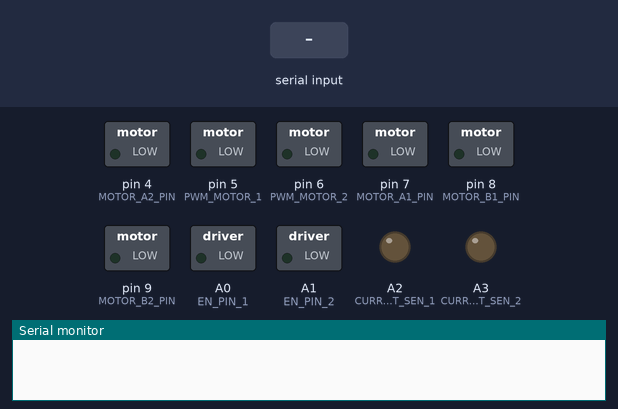
This sketch was run on a simulated Arduino Uno, built with avr-gcc and run on an emulated ATmega328P. Parts: switched loads named in the sketch (green lamp = pin HIGH), output pins drawn as LEDs (lit = HIGH), the last lines printed to the serial monitor. The test bench sets the inputs (shaded band).

Above: at 1.2 s.
1.3 s: "Stop\n" received over Serial
At 2.3 s:
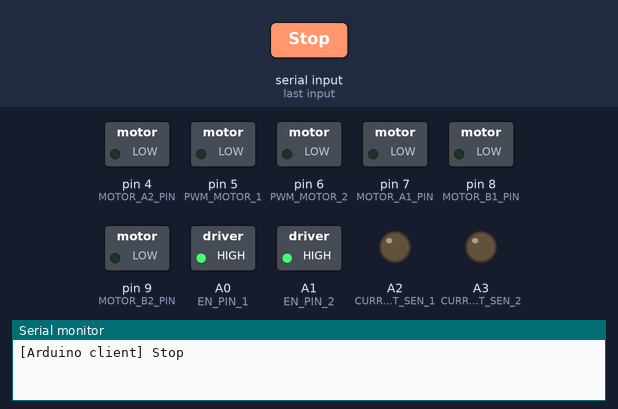
2.8 s: "Forward\n" received over Serial
At 3.5 s:
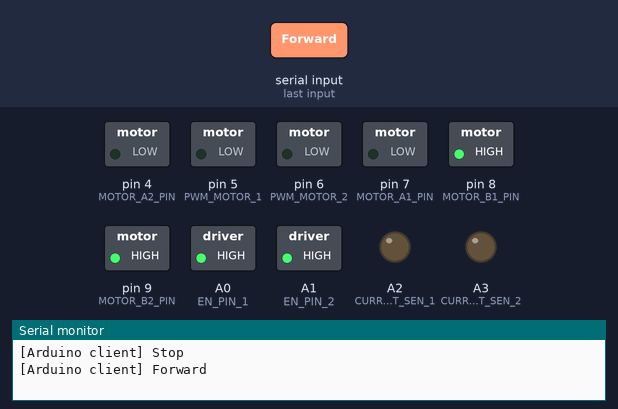
4.3 s: "Reverse\n" received over Serial
At 4.7 s:
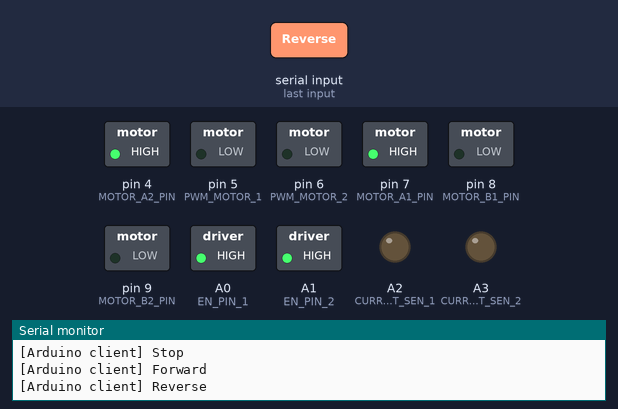
Timing chart, 0 to 7.3 s (numbered marks = the images above; inputs shaded):
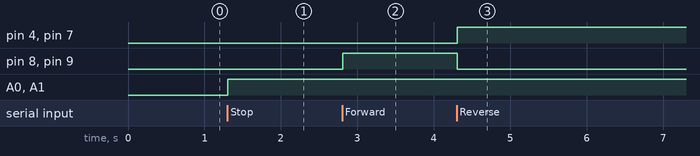

Measured:
- after the input at 1.3 s, A0 (EN_PIN_1), A1 (EN_PIN_2): LOW → HIGH at once
- after the input at 2.8 s, pin 8 (MOTOR_B1_PIN), pin 9 (MOTOR_B2_PIN): LOW → HIGH at once
- after the input at 4.3 s, pin 4 (MOTOR_A2_PIN), pin 7 (MOTOR_A1_PIN): LOW → HIGH at once; pin 8 (MOTOR_B1_PIN), pin 9 (MOTOR_B2_PIN): HIGH → LOW at once

The sketch:

ArduinoFanClient.ino
```cpp
#include <string.h>

#define BRAKE 0
#define CW    1
#define CCW   2
#define CS_THRESHOLD 15   // Definition of safety current (Check: "1.3 Monster Shield Example").

//MOTOR 1
#define MOTOR_A1_PIN 7
#define MOTOR_B1_PIN 8

//MOTOR 2
#define MOTOR_A2_PIN 4
#define MOTOR_B2_PIN 9

#define PWM_MOTOR_1 5
#define PWM_MOTOR_2 6

#define CURRENT_SEN_1 A2
#define CURRENT_SEN_2 A3

#define EN_PIN_1 A0
#define EN_PIN_2 A1

#define MOTOR_1 0
#define MOTOR_2 1

#define SERIAL_BUFFER_SIZE 255

short usSpeed = 0;  //default motor speed
unsigned short usMotor_Status = BRAKE;
#define MAX_SPEED 255

/**
 * Divides a given PWM pin frequency by a divisor.
 *
 * The resulting frequency is equal to the base frequency divided by
 * the given divisor:
 *   - Base frequencies:
 *      o The base frequency for pins 3, 9, 10, and 11 is 31250 Hz.
 *      o The base frequency for pins 5 and 6 is 62500 Hz.
 *   - Divisors:
 *      o The divisors available on pins 5, 6, 9 and 10 are: 1, 8, 64,
 *        256, and 1024.
 *      o The divisors available on pins 3 and 11 are: 1, 8, 32, 64,
 *        128, 256, and 1024.
 *
 * PWM frequencies are tied together in pairs of pins. If one in a
 * pair is changed, the other is also changed to match:
 *   - Pins 5 and 6 are paired on timer0
 *   - Pins 9 and 10 are paired on timer1
 *   - Pins 3 and 11 are paired on timer2
 *
 * Note that this function will have side effects on anything else
 * that uses timers:
 *   - Changes on pins 3, 5, 6, or 11 may cause the delay() and
 *     millis() functions to stop working. Other timing-related
 *     functions may also be affected.
 *   - Changes on pins 9 or 10 will cause the Servo library to function
 *     incorrectly.
 *
 * Thanks to macegr of the Arduino forums for his documentation of the
 * PWM frequency divisors. His post can be viewed at:
 *   http://forum.arduino.cc/index.php?topic=16612#msg121031
 */
void setPwmFrequency(int pin, int divisor) {
  byte mode;
  if(pin == 5 || pin == 6 || pin == 9 || pin == 10) {
    switch(divisor) {
      case 1: mode = 0x01; break;
      case 8: mode = 0x02; break;
      case 64: mode = 0x03; break;
      case 256: mode = 0x04; break;
      case 1024: mode = 0x05; break;
      default: return;
    }
    if(pin == 5 || pin == 6) {
      TCCR0B = TCCR0B & 0b11111000 | mode;
    } else {
      TCCR1B = TCCR1B & 0b11111000 | mode;
    }
  } else if(pin == 3 || pin == 11) {
    switch(divisor) {
      case 1: mode = 0x01; break;
      case 8: mode = 0x02; break;
      case 32: mode = 0x03; break;
      case 64: mode = 0x04; break;
      case 128: mode = 0x05; break;
      case 256: mode = 0x06; break;
      case 1024: mode = 0x07; break;
      default: return;
    }
    TCCR2B = TCCR2B & 0b11111000 | mode;
  }
}

void setup()
{
  pinMode(MOTOR_A1_PIN, OUTPUT);
  pinMode(MOTOR_B1_PIN, OUTPUT);

  pinMode(MOTOR_A2_PIN, OUTPUT);
  pinMode(MOTOR_B2_PIN, OUTPUT);

  pinMode(PWM_MOTOR_1, OUTPUT);
  pinMode(PWM_MOTOR_2, OUTPUT);

  pinMode(CURRENT_SEN_1, OUTPUT);
  pinMode(CURRENT_SEN_2, OUTPUT);

  pinMode(EN_PIN_1, OUTPUT);
  pinMode(EN_PIN_2, OUTPUT);

  // Set max Frequency to voltage control output
  setPwmFrequency(5, 1024);
  setPwmFrequency(6, 1024);

  Serial.begin(9600);              // Initiates the serial to do the monitoring
}

int incomingByte = 0;
char buffer[SERIAL_BUFFER_SIZE] = {0};

void loop()
{
  String user_input;
  // clean buffer each  time before start
  memset(buffer, 0, SERIAL_BUFFER_SIZE);

  while(Serial.available())
  {

    Serial.readBytesUntil('\n', buffer, SERIAL_BUFFER_SIZE);

    // Copy to string
    user_input = String(buffer);

    // clean buffer after read and copy to string
    memset(buffer, 0, SERIAL_BUFFER_SIZE);

    digitalWrite(EN_PIN_1, HIGH);
    digitalWrite(EN_PIN_2, HIGH);

    if (user_input.equals("Stop"))
    {
       Stop();

       Serial.println("[Arduino client] Stop");
    }
    else if(user_input.equals("Forward"))
    {
      Forward();

      Serial.println("[Arduino client] Forward");
    }
    else if(user_input.equals("Reverse"))
    {
      Reverse();

      Serial.println("[Arduino client] Reverse");
    }
    else if(user_input.indexOf("Init Voltage") != -1) // Setup voltage
    {
       short NewVoltage = user_input.substring(12).toInt();
       usSpeed = NewVoltage;

       // Set initial speed
       SetVoltage();

       // and then run motors
       Forward();

       Serial.print("[Arduino client] Init: ");
       Serial.println(usSpeed);
    }
    else if(user_input.indexOf("Voltage") != -1) // Setup voltage
    {
       short NewVoltage = user_input.substring(7).toInt();
       usSpeed = NewVoltage;

       SetVoltage();

       Serial.print("[Arduino client] SetVoltage: ");
       Serial.println(usSpeed);
    }
    else
    {
      // nothing for now
    }
  }
}

void Stop()
{
  usMotor_Status = BRAKE;
  motorGo(MOTOR_1, usMotor_Status, 0);
  motorGo(MOTOR_2, usMotor_Status, 0);
}

void Forward()
{
  usMotor_Status = CW;
  motorGo(MOTOR_1, usMotor_Status, usSpeed);
  motorGo(MOTOR_2, usMotor_Status, usSpeed);
}

void Reverse()
{
  usMotor_Status = CCW;
  motorGo(MOTOR_1, usMotor_Status, usSpeed);
  motorGo(MOTOR_2, usMotor_Status, usSpeed);
}

void SetVoltage()
{
  if(usSpeed > MAX_SPEED)
  {
    usSpeed = MAX_SPEED;
  }

  if(usSpeed < 0)
  {
    usSpeed = 0;
  }

  motorGo(MOTOR_1, usMotor_Status, usSpeed);
  motorGo(MOTOR_2, usMotor_Status, usSpeed);
}

void motorGo(uint8_t motor, uint8_t direct, uint8_t pwm)         //Function that controls the variables: motor(0 ou 1), direction (cw ou ccw) e pwm (entra 0 e 255);
{
  if(motor == MOTOR_1)
  {
    if(direct == CW)
    {
      digitalWrite(MOTOR_A1_PIN, LOW);
      digitalWrite(MOTOR_B1_PIN, HIGH);
    }
    else if(direct == CCW)
    {
      digitalWrite(MOTOR_A1_PIN, HIGH);
      digitalWrite(MOTOR_B1_PIN, LOW);
    }
    else
    {
      digitalWrite(MOTOR_A1_PIN, LOW);
      digitalWrite(MOTOR_B1_PIN, LOW);
    }

    analogWrite(PWM_MOTOR_1, pwm);
  }
  else if(motor == MOTOR_2)
  {
    if(direct == CW)
    {
      digitalWrite(MOTOR_A2_PIN, LOW);
      digitalWrite(MOTOR_B2_PIN, HIGH);
    }
    else if(direct == CCW)
    {
      digitalWrite(MOTOR_A2_PIN, HIGH);
      digitalWrite(MOTOR_B2_PIN, LOW);
    }
    else
    {
      digitalWrite(MOTOR_A2_PIN, LOW);
      digitalWrite(MOTOR_B2_PIN, LOW);
    }

    analogWrite(PWM_MOTOR_2, pwm);
  }
}
```
